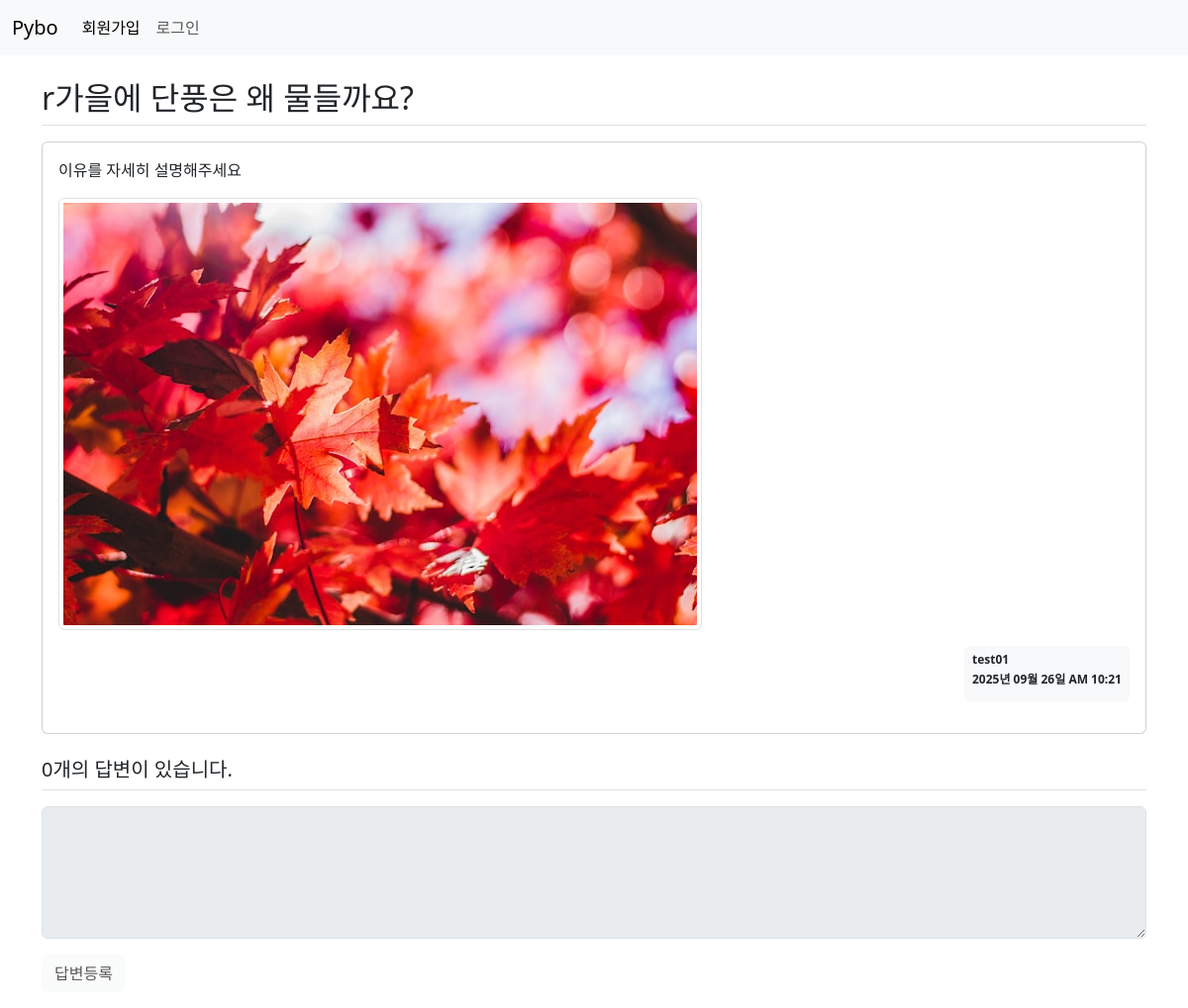
/question/detail/307/, run on the app's committed database.
### pybo/models.py (models this page shows)
class Question(db.Model):    # class() -> 괄호 안에 내용 : 다른 클래스를 상속받을 때 괄호 안에 씀
    id = db.Column(db.Integer, primary_key=True)
    subject = db.Column(db.String(200), nullable=False) # not null = nullable
    content = db.Column(db.Text(), nullable=False)
    create_date = db.Column(db.DateTime(), nullable=False)
    user_id = db.Column(db.Integer, db.ForeignKey('user.id', ondelete='CASCADE'), nullable=False)
    user = db.relationship('User', backref=db.backref('question_set'))
    modify_date = db.Column(db.DateTime(), nullable=True)
    image_path = db.Column(db.String(200), nullable=True)

class User(db.Model):
    id = db.Column(db.Integer, primary_key=True) # 테이블에서 유일하게 구분할 수 있는 값들
    username = db.Column(db.String(150), unique=True, nullable=False) # unique = 중복 X
    password = db.Column(db.String(200), nullable=False)
    email = db.Column(db.String(120), unique=True, nullable=False)

### pybo/views/question_views.py (the view)
@bp.route('/detail/<int:question_id>/') # <url parameter> -> question 아이디만 받아서 원하는 부분만 보여줌 / 문자열로 고정하면 수정이 어려움
def detail(question_id):
    form = AnswerForm() # 질문 상세 템플릿에 답변 폼 추가
    question = Question.query.get_or_404(question_id)  # get 말고 get_or_404 쓰면 값이 없을 때 404 page를 보여줌 / ctrl누르고 클릭하면 함수 정의 보여줌
    return render_template('question/question_detail.html', question=question, form=form)

### pybo/forms.py
class AnswerForm(FlaskForm):
    content = TextAreaField('내용', validators=[DataRequired("내용은 필수입력 항목입니다.")])

### pybo/filter.py (called while the page is built)
def format_datetime(value, fmt='%Y년 %m월 %d일 %p %I:%M'):
    return value.strftime(fmt)

### pybo/views/auth_views.py (called while the page is built)
@bp.before_app_request
def load_logged_in_user():
    user_id = session.get('user_id')
    if user_id is None:
        g.user = None # 플라스크에서 사용하는 객체 g => 컨텍스트 변수, 요청 -> 응답 과정에서 유효함, 사용자의 정보를 기억
    else:
        g.user= User.query.get(int(user_id)) # user의 정보(id, pw, em ...)을 다 가져와서 g에 저장

### pybo/templates/question/question_detail.html (shortened to what this page needs)
{% extends 'base.html' %}
{% block content %}
<div class="container my-3">
    <h2 class="border-bottom py-2">{{ question.subject }}</h2>
    <div class="card my-3">
        <div class="card-body">
            <div class="card-text">
                {{ question.content }}
            </div>
            {% if question.image_path %}
            <div class="my-3">
                <img src="{{ url_for('static', filename=question.image_path) }}" alt="첨부 이미지" style="max-width:100%; height: auto" class="img-thumbnail">
            </div>
            {% endif %}
             <div class="d-flex justify-content-end">
                <div class="badge bg-light text-dark p-2 text-start">
                    <p class="mb-2">{{ question.user.username }}</p>
                    <p class="mb-2">{{ question.create_date|datetime }}</p>
                </div>
            </div>
        </div>
    </div>
    <h5 class="border-bottom my-3 py-2">{{ question.answer_set|length }}개의 답변이 있습니다.</h5>
    <form action="{{ url_for('answer.create', question_id= question.id)}}" method="post">
        <textarea {% if not g.user %} disabled {% endif %}
                  class="form-control" name="content" id="content" rows="5"></textarea>
        <button {% if not g.user %} disabled {% endif %}
                type="submit" class="btn btn-light mt-3">답변등록</button>
    </form>
</div>
{% endblock %}

### pybo/static/style.css (style rules this page uses)
textarea { width: 100%; }
button[type='submit'] { martin-top: 10px; }

### data on the page
Question: subject "r가을에 단풍은 왜 물들까요?", content "이유를 자세히 설명해주세요", image_path (picture), create_date "2025년 09월 26일 AM 10:21"
User: user.username "test01"

### other printed values
{{ question.answer_set|length }} "0"
